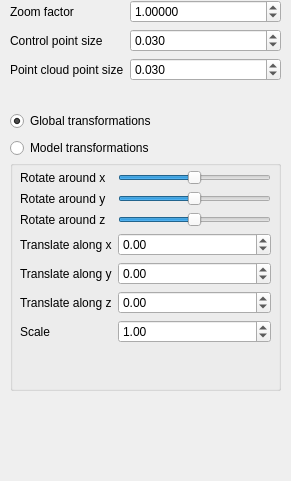
   <widget class="QWidget" name="page_3">
    <property name="geometry">
     <rect>
      <x>0</x>
      <y>0</y>
      <width>291</width>
      <height>481</height>
     </rect>
    </property>
    <attribute name="label">
     <string>Transformations</string>
    </attribute>
    <widget class="QWidget" name="layoutWidget">
     <property name="geometry">
      <rect>
       <x>10</x>
       <y>0</y>
       <width>271</width>
       <height>101</height>
      </rect>
     </property>
     <layout class="QFormLayout" name="formLayout">
      <item row="0" column="0">
       <widget class="QLabel" name="label_4">
        <property name="text">
         <string>Zoom factor</string>
        </property>
        <property name="buddy">
         <cstring>zoom_factor_spin_box</cstring>
        </property>
       </widget>
      </item>
      <item row="0" column="1">
       <widget class="QDoubleSpinBox" name="zoom_factor_spin_box">
        <property name="toolTip">
         <string/>
        </property>
        <property name="decimals">
         <number>5</number>
        </property>
        <property name="minimum">
         <double>0.000100000000000</double>
        </property>
        <property name="maximum">
         <double>10000.000000000000000</double>
        </property>
        <property name="singleStep">
         <double>0.100000000000000</double>
        </property>
        <property name="value">
         <double>1.000000000000000</double>
        </property>
       </widget>
      </item>
      <item row="1" column="0">
       <widget class="QLabel" name="label_12">
        <property name="text">
         <string>Control point size</string>
        </property>
       </widget>
      </item>
      <item row="1" column="1">
       <widget class="QDoubleSpinBox" name="cpSize">
        <property name="decimals">
         <number>3</number>
        </property>
        <property name="singleStep">
         <double>0.001000000000000</double>
        </property>
        <property name="value">
         <double>0.030000000000000</double>
        </property>
       </widget>
      </item>
      <item row="2" column="0">
       <widget class="QLabel" name="label_13">
        <property name="text">
         <string>Point cloud point size</string>
        </property>
       </widget>
      </item>
      <item row="2" column="1">
       <widget class="QDoubleSpinBox" name="cloudPointSize">
        <property name="decimals">
         <number>3</number>
        </property>
        <property name="singleStep">
         <double>0.001000000000000</double>
        </property>
        <property name="value">
         <double>0.030000000000000</double>
        </property>
       </widget>
      </item>
     </layout>
    </widget>
    <widget class="QGroupBox" name="groupBox">
     <property name="geometry">
      <rect>
       <x>10</x>
       <y>160</y>
       <width>271</width>
       <height>231</height>
      </rect>
     </property>
     <property name="title">
      <string/>
     </property>
     <widget class="QWidget" name="formLayoutWidget_6">
      <property name="geometry">
       <rect>
        <x>10</x>
        <y>10</y>
        <width>251</width>
        <height>211</height>
       </rect>
      </property>
      <layout class="QFormLayout" name="formLayout_5">
       <item row="0" column="0">
        <widget class="QLabel" name="label">
         <property name="text">
          <string>Rotate around x</string>
         </property>
         <property name="buddy">
          <cstring>rotate_x_slider</cstring>
         </property>
        </widget>
       </item>
       <item row="0" column="1">
        <widget class="QSlider" name="rotate_x_slider">
         <property name="minimum">
          <number>-180</number>
         </property>
         <property name="maximum">
          <number>180</number>
         </property>
         <property name="orientation">
          <enum>Qt::Horizontal</enum>
         </property>
        </widget>
       </item>
       <item row="1" column="0">
        <widget class="QLabel" name="label_2">
         <property name="text">
          <string>Rotate around y</string>
         </property>
         <property name="buddy">
          <cstring>rotate_y_slider</cstring>
         </property>
        </widget>
       </item>
       <item row="1" column="1">
        <widget class="QSlider" name="rotate_y_slider">
         <property name="minimum">
          <number>-180</number>
         </property>
         <property name="maximum">
          <number>180</number>
         </property>
         <property name="orientation">
          <enum>Qt::Horizontal</enum>
         </property>
        </widget>
       </item>
       <item row="2" column="0">
        <widget class="QLabel" name="label_3">
         <property name="text">
          <string>Rotate around z</string>
         </property>
         <property name="buddy">
          <cstring>rotate_z_slider</cstring>
         </property>
        </widget>
       </item>
       <item row="2" column="1">
        <widget class="QSlider" name="rotate_z_slider">
         <property name="minimum">
          <number>-180</number>
         </property>
         <property name="maximum">
          <number>180</number>
         </property>
         <property name="orientation">
          <enum>Qt::Horizontal</enum>
         </property>
        </widget>
       </item>
       <item row="3" column="0">
        <widget class="QLabel" name="label_5">
         <property name="text">
          <string>Translate along x</string>
         </property>
         <property name="buddy">
          <cstring>trans_x_spin_box</cstring>
         </property>
        </widget>
       </item>
       <item row="3" column="1">
        <widget class="QDoubleSpinBox" name="trans_x_spin_box">
         <property name="minimum">
          <double>-100.000000000000000</double>
         </property>
         <property name="maximum">
          <double>100.000000000000000</double>
         </property>
         <property name="singleStep">
          <double>0.100000000000000</double>
         </property>
        </widget>
       </item>
       <item row="4" column="0">
        <widget class="QLabel" name="label_6">
         <property name="text">
          <string>Translate along y</string>
         </property>
         <property name="buddy">
          <cstring>trans_y_spin_box</cstring>
         </property>
        </widget>
       </item>
       <item row="4" column="1">
        <widget class="QDoubleSpinBox" name="trans_y_spin_box">
         <property name="minimum">
          <double>-100.000000000000000</double>
         </property>
         <property name="maximum">
          <double>100.000000000000000</double>
         </property>
         <property name="singleStep">
          <double>0.100000000000000</double>
         </property>
        </widget>
       </item>
       <item row="5" column="0">
        <widget class="QLabel" name="label_7">
         <property name="text">
          <string>Translate along z</string>
         </property>
         <property name="buddy">
          <cstring>trans_z_spin_box</cstring>
         </property>
        </widget>
       </item>
       <item row="5" column="1">
        <widget class="QDoubleSpinBox" name="trans_z_spin_box">
         <property name="minimum">
          <double>-100.000000000000000</double>
         </property>
         <property name="maximum">
          <double>100.000000000000000</double>
         </property>
         <property name="singleStep">
          <double>0.100000000000000</double>
         </property>
        </widget>
       </item>
       <item row="6" column="0">
        <widget class="QLabel" name="label_62">
         <property name="text">
          <string>Scale</string>
         </property>
        </widget>
       </item>
       <item row="6" column="1">
        <widget class="QDoubleSpinBox" name="scale">
         <property name="singleStep">
          <double>0.010000000000000</double>
         </property>
         <property name="value">
          <double>1.000000000000000</double>
         </property>
        </widget>
       </item>
      </layout>
     </widget>
    </widget>
    <widget class="QWidget" name="formLayoutWidget_9">
     <property name="geometry">
      <rect>
       <x>10</x>
       <y>110</y>
       <width>271</width>
       <height>49</height>
      </rect>
     </property>
     <layout class="QVBoxLayout" name="verticalLayout_8">
      <item>
       <widget class="QRadioButton" name="global_trans">
        <property name="text">
         <string>Global transformations</string>
        </property>
        <property name="checked">
         <bool>true</bool>
        </property>
       </widget>
      </item>
      <item>
       <widget class="QRadioButton" name="model_trans">
        <property name="text">
         <string>Model transformations</string>
        </property>
       </widget>
      </item>
     </layout>
    </widget>
   </widget>
